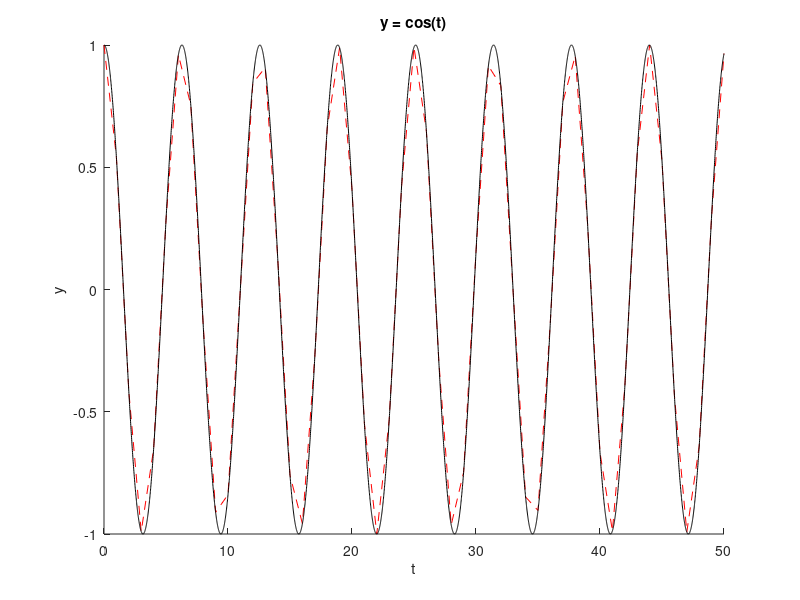
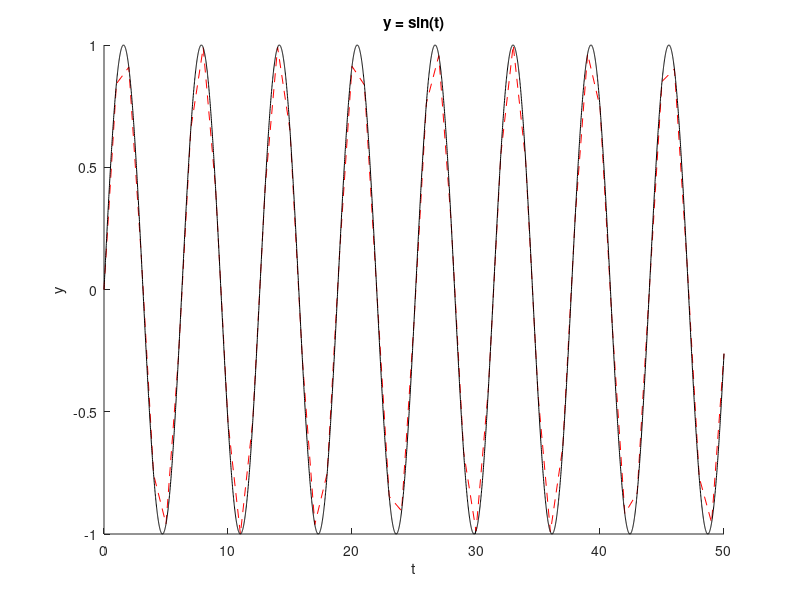

Write the MATLAB code that produced these figures, in order. (Note: this script raises an error after producing the figures.)
%% Classwork 0 Problem 1
% David Thornton
% EE 384
clear

%1.1
a = [2;5;8];
b = [3;13;8];

disp('a + b')
disp(a + b)

disp('a * b')
disp('Incorrect dimensions for matrix multiplication.'); disp(' ')
%a * b is not possible

disp('a .* b')
disp(a .* b)

%1.2
disp('******************************************')
disp('New a matrix');
disp('******************************************')
disp(' ')

a = [1,2,-3;
     2,1,2;
     4,-2,1];
 
disp('a + b')
disp(a + b)

disp('a * b')
disp(a * b)

disp('a .* b')
disp(a .* b)
%% Classwork 0 Problem 2
% David Thornton
% EE 384
clear

%2a
ta = 0:1:50;
y1 = cos(ta);
y2 = sin(ta);
figure(1); hold on; title('y = cos(t)'); xlabel('t'); ylabel('y')
plot(ta, y1, 'r--')
figure(2); hold on; title('y = sin(t)'); xlabel('t'); ylabel('y')
plot(ta, y2, 'r--')

%2b
tb = 0:0.01:50;
y1 = cos(tb);
y2 = sin(tb);
figure(1)
plot(tb, y1, 'k')
figure(2)
plot(tb, y2, 'k')

% Q: Do the signals look smoother when we reduce the increasing step?
% A: Yes. Increasing the step can be thought of similairly to increasing
% the resolution on a monitor. More steps means a better 'picture'
%% Classwork 0 Problem 3
% David Thornton
% EE 384
clear

a = [2, 1, 2];
b = [3, 3, 2];
c = [1, -1, 0];
d = [3, 6, 7];

%a = input('Please enter the coefficients of x: \n');
%b = input('Please enter the coefficients of y: \n');
%c = input('Please enter the coefficients of z: \n');
%d = input('Please enter the constant: \n');

A = [a(1) b(1) c(1);
     a(2) b(2) c(2);
     a(3) b(3) c(3)];
 
B = [d(1) d(2) d(3)]';

t = inv(A) * B
%% Classwork 0 Problem 4
% David Thornton
% EE 384
clear

%u = input('Please enter the u value: ');
u = 255;
%x = input('Please enter the x value/vector: ');
x = 0:0.01:1;
y = PCM(u, x);

function y = PCM(u, x)
    for i = 1:length(x)
        y(i) = log(1+(u*abs(x(i)))) / log(1+u) * sign(x(i));
    end
    figure(3)
    plot(x, y)
    title('Pulse-code modulation')
    xlabel('x')
    ylabel('y')
end